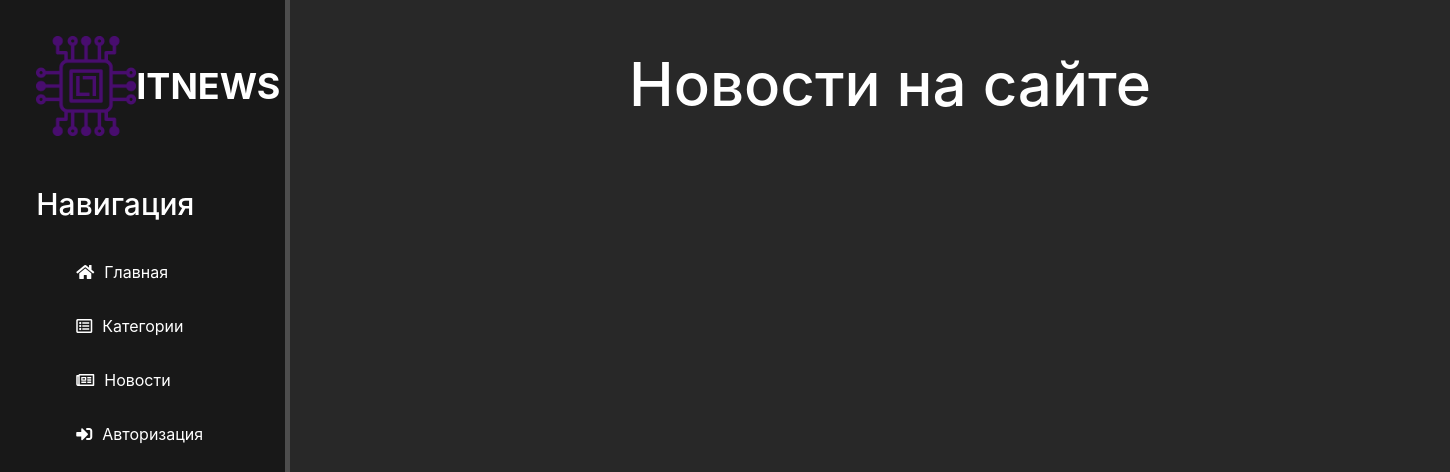
Before: /news/ with the older database file.
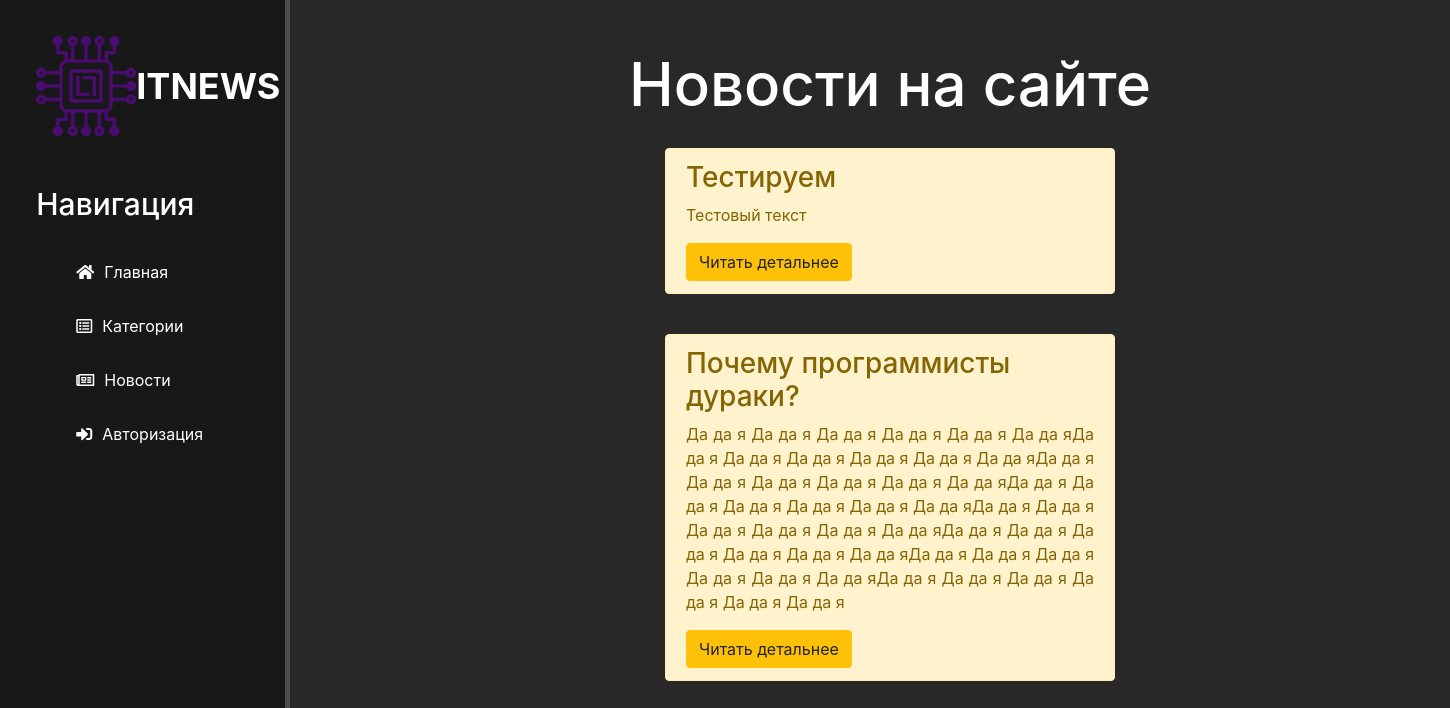
After: the same page with the newer database file.
### news/models.py (models this page shows, shortened)
class Articles(models.Model):
    title = models.CharField('Название', max_length=100)
    anons = models.TextField('Анонс')
    full_text = models.TextField('Статья')
    date = models.DateField('Дата публикации')
    category = models.ForeignKey(Category, verbose_name="Категория", related_name="products", on_delete=models.CASCADE,default=1)
    slug = AutoSlugField(populate_from='title')
    class Meta:
        verbose_name = 'Новость'
        verbose_name_plural = 'Новости'

### news/views.py (the view)
# urls.py: path('', views.news_home, name ='news_home'),
def news_home(request, category_slug=None):
    category = None
    categories = Category.objects.all()
    news = Articles.objects.order_by('date')
    if category_slug:
        category = get_object_or_404(Category, slug=category_slug)
        news = Articles.objects.filter(category=category)
    return render(request, 'news/news_home.html',
                  {'news': news, 'categories': categories})

### news/templates/news/news_home.html (shortened to what this page needs)
{% extends 'main/layout.html' %}
{% block content %}
    <div class="content">
        <h1 class="content mt-5">Новости на сайте</h1>
        {% for el in news %}
            <div class="alert alert-warning news">
                <h3 class="text-left">{{ el.title }}</h3>
                <p>{{ el.anons }}</p>
                <a href="{% url 'news_detail' el.slug %}" class="btn btn-warning text-center">Читать детальнее</a>
            </div>
        {% endfor %}
    </div>
{%endblock%}

### main/templates/main/layout.html (shortened to what this page needs)
{% load static %}
<!doctype html>
<html lang="en">
<head>
    <link rel="stylesheet" href="{% static 'main/css/normalize.css' %}">
    <link rel="stylesheet" href="https://cdnjs.cloudflare.com/ajax/libs/animate.css/4.1.1/animate.min.css" />
    <link rel="stylesheet" href="https://cdn.jsdelivr.net/npm/bootstrap@4.6.1/dist/css/bootstrap.min.css">
    <link rel="stylesheet" href="{% static 'main/css/main.css' %}">
    <link rel="stylesheet" href="https://use.fontawesome.com/releases/v5.8.2/css/all.css">
</head>
<body>
<div class="all">
    <aside>
        <span class="logo">
        <img src="{% static 'main/img/logo.png'%}" alt="">
        ITNEWS</span>
        <h3>Навигация</h3>
        <ul>
            <li><a href="{% url 'home' %}"><i class="fas fa-home"></i>Главная</a></li>
            <li><a href="{% url 'category' %}"><i class="far fa-list-alt"></i>Категории</a></li>
            <li><a href="{% url 'news_home' %}"><i class="far fa-newspaper"></i>Новости</a></li>
            {% if request.user.is_authenticated %}
                <li><a href="{% url 'users-profile' %}"><i class="fa fa-users" aria-hidden="true"></i>Профиль</a></li>
                <li> <a href="{% url 'logout' %}" title="Выход из аккаунта"><i class="fas fa-sign-out-alt"></i>Выход</a></li>
                <li><a href="{% url 'create' %}"><button class ="btn btn-info"style="color: white"><i class="fas fa-plus-circle"></i>Добавить запись</button></a></li>
            {% else %}
                <li><a href="{% url 'login' %}"><i class="fas fa-sign-in-alt"></i>Авторизация</a></li>
            {% endif %}
        </ul>
    </aside>
    <main>
        {% block content %}
        {% endblock %}
    </main>
</div>
</body>
</html>

### main/static/main/css/main.css (style rules this page uses)
body { background:#282828; }
.all { display: flex; }
aside { background:#181818; width: 20%; padding: 2.5%; height: 100vmax; color: white; border-right: 5px solid #4d4d4d; display: flex; flex-direction: column; }
main { width:50%; }
aside img { width: 100px; }
aside .logo { font-size: 36px; font-weight: bold; display:flex; align-items: center; justify-content: space-evenly; }
aside h3 { display:flex; font-size: 30px; margin-top: 50px; }
aside ul { list-style: none }
aside ul li a { color: white; display: flex; margin-top: 30px; transition: transform .6s ease; align-items: center; }
aside ul li i { margin-right: 10px }
.news { float: left; clear: both; width: 450px; margin: 20px 34%; animation:fadeInUp; animation-duration: 1.7s; }
.content { display:flex; flex-direction:column; color: white; align-items: center; width: 150vh; }
.content h1 { font-size:60px; animation:fadeInUp; animation-duration: 1.7s; }
.content h3 { text-align:left; }
.content p { text-align:justify; }

Changed rows visible on the page:
added Articles: title "Тестируем", anons "Тестовый текст"
added Articles: title "Почему программисты дураки?", anons "Да да я Да да я Да да я Да да я Да да я Да да яДа да я Да да я Да да я Да да я Да да я Да да яДа да я Да да я Да да я Да да я Да да я Да да яДа да я Да да я Да да я Да да я Да да я Да да яДа да я Да да я Да да я Да да я Да да я Да да яДа да я Да да я Да да я Да да я Да да я Да да яДа да я Да да я Да да я Да да я Да да я Да да яДа да я Да да я Да да я Да да я Да да я Да да я"
